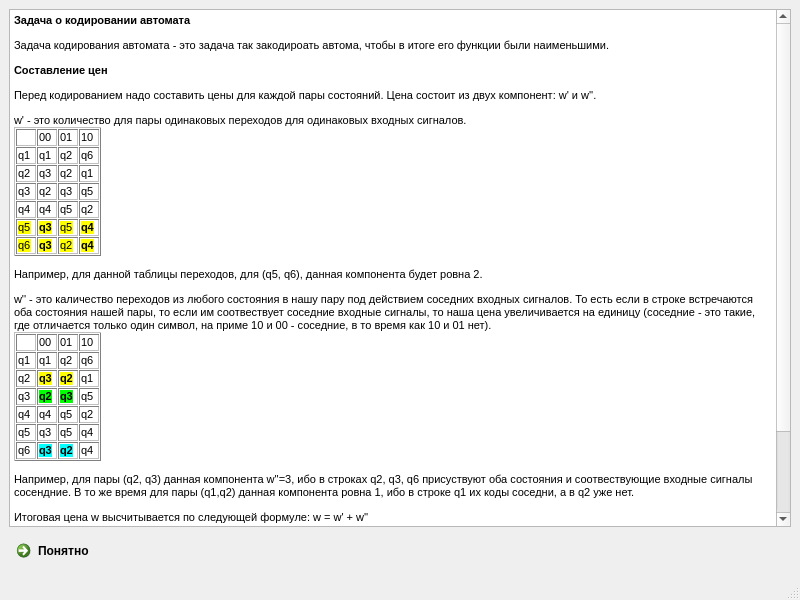
<?xml version="1.0" encoding="UTF-8"?>
<ui version="4.0">
 <class>Education</class>
 <widget class="QMainWindow" name="Education">
  <property name="geometry">
   <rect>
    <x>0</x>
    <y>0</y>
    <width>800</width>
    <height>600</height>
   </rect>
  </property>
  <property name="windowTitle">
   <string>MainWindow</string>
  </property>
  <widget class="QWidget" name="centralwidget">
   <layout class="QVBoxLayout" name="verticalLayout">
    <item>
     <widget class="QTextBrowser" name="textBrowser">
      <property name="html">
       <string>&lt;!DOCTYPE HTML PUBLIC &quot;-//W3C//DTD HTML 4.0//EN&quot; &quot;http://www.w3.org/TR/REC-html40/strict.dtd&quot;&gt;
&lt;html&gt;&lt;head&gt;&lt;meta name=&quot;qrichtext&quot; content=&quot;1&quot; /&gt;&lt;style type=&quot;text/css&quot;&gt;
p, li { white-space: pre-wrap; }
&lt;/style&gt;&lt;/head&gt;&lt;body style=&quot; font-family:'MS Shell Dlg 2'; font-size:7.8pt; font-weight:400; font-style:normal;&quot;&gt;
&lt;p style=&quot; margin-top:12px; margin-bottom:12px; margin-left:0px; margin-right:0px; -qt-block-indent:0; text-indent:0px;&quot;&gt;&lt;span style=&quot; font-size:8pt; font-weight:600;&quot;&gt;Задача о кодировании автомата&lt;/span&gt;&lt;/p&gt;
&lt;p style=&quot; margin-top:12px; margin-bottom:12px; margin-left:0px; margin-right:0px; -qt-block-indent:0; text-indent:0px;&quot;&gt;&lt;span style=&quot; font-size:8pt;&quot;&gt;Задача кодирования автомата - это задача так закодироать автома, чтобы в итоге его функции были наименьшими.&lt;/span&gt;&lt;/p&gt;
&lt;p style=&quot; margin-top:12px; margin-bottom:12px; margin-left:0px; margin-right:0px; -qt-block-indent:0; text-indent:0px;&quot;&gt;&lt;span style=&quot; font-size:8pt; font-weight:600;&quot;&gt;Составление цен&lt;/span&gt;&lt;/p&gt;
&lt;p style=&quot; margin-top:12px; margin-bottom:12px; margin-left:0px; margin-right:0px; -qt-block-indent:0; text-indent:0px;&quot;&gt;&lt;span style=&quot; font-size:8pt;&quot;&gt;Перед кодированием надо составить цены для каждой пары состояний. Цена состоит из двух компонент: w' и w''.&lt;/span&gt;&lt;/p&gt;
&lt;p style=&quot; margin-top:12px; margin-bottom:12px; margin-left:0px; margin-right:0px; -qt-block-indent:0; text-indent:0px;&quot;&gt;&lt;span style=&quot; font-size:8pt;&quot;&gt;w' - это количество для пары одинаковых переходов для одинаковых входных сигналов. &lt;/span&gt;&lt;/p&gt;
&lt;table border=&quot;1&quot; style=&quot; margin-top:0px; margin-bottom:0px; margin-left:0px; margin-right:0px;&quot; cellspacing=&quot;1&quot; cellpadding=&quot;1&quot;&gt;
&lt;tr&gt;
&lt;td&gt;
&lt;p style=&quot; margin-top:0px; margin-bottom:0px; margin-left:0px; margin-right:0px; -qt-block-indent:0; text-indent:0px;&quot;&gt;&lt;span style=&quot; font-size:8pt;&quot;&gt;  &lt;/span&gt;&lt;/p&gt;&lt;/td&gt;
&lt;td&gt;
&lt;p style=&quot; margin-top:0px; margin-bottom:0px; margin-left:0px; margin-right:0px; -qt-block-indent:0; text-indent:0px;&quot;&gt;&lt;span style=&quot; font-size:8pt;&quot;&gt;00 &lt;/span&gt;&lt;/p&gt;&lt;/td&gt;
&lt;td&gt;
&lt;p style=&quot; margin-top:0px; margin-bottom:0px; margin-left:0px; margin-right:0px; -qt-block-indent:0; text-indent:0px;&quot;&gt;&lt;span style=&quot; font-size:8pt;&quot;&gt;01 &lt;/span&gt;&lt;/p&gt;&lt;/td&gt;
&lt;td&gt;
&lt;p style=&quot; margin-top:0px; margin-bottom:0px; margin-left:0px; margin-right:0px; -qt-block-indent:0; text-indent:0px;&quot;&gt;&lt;span style=&quot; font-size:8pt;&quot;&gt;10 &lt;/span&gt;&lt;/p&gt;&lt;/td&gt;&lt;/tr&gt;
&lt;tr&gt;
&lt;td&gt;
&lt;p style=&quot; margin-top:0px; margin-bottom:0px; margin-left:0px; margin-right:0px; -qt-block-indent:0; text-indent:0px;&quot;&gt;&lt;span style=&quot; font-size:8pt;&quot;&gt;q1 &lt;/span&gt;&lt;/p&gt;&lt;/td&gt;
&lt;td&gt;
&lt;p style=&quot; margin-top:0px; margin-bottom:0px; margin-left:0px; margin-right:0px; -qt-block-indent:0; text-indent:0px;&quot;&gt;&lt;span style=&quot; font-size:8pt;&quot;&gt;q1 &lt;/span&gt;&lt;/p&gt;&lt;/td&gt;
&lt;td&gt;
&lt;p style=&quot; margin-top:0px; margin-bottom:0px; margin-left:0px; margin-right:0px; -qt-block-indent:0; text-indent:0px;&quot;&gt;&lt;span style=&quot; font-size:8pt;&quot;&gt;q2 &lt;/span&gt;&lt;/p&gt;&lt;/td&gt;
&lt;td&gt;
&lt;p style=&quot; margin-top:0px; margin-bottom:0px; margin-left:0px; margin-right:0px; -qt-block-indent:0; text-indent:0px;&quot;&gt;&lt;span style=&quot; font-size:8pt;&quot;&gt;q6 &lt;/span&gt;&lt;/p&gt;&lt;/td&gt;&lt;/tr&gt;
&lt;tr&gt;
&lt;td&gt;
&lt;p style=&quot; margin-top:0px; margin-bottom:0px; margin-left:0px; margin-right:0px; -qt-block-indent:0; text-indent:0px;&quot;&gt;&lt;span style=&quot; font-size:8pt;&quot;&gt;q2 &lt;/span&gt;&lt;/p&gt;&lt;/td&gt;
&lt;td&gt;
&lt;p style=&quot; margin-top:0px; margin-bottom:0px; margin-left:0px; margin-right:0px; -qt-block-indent:0; text-indent:0px;&quot;&gt;&lt;span style=&quot; font-size:8pt;&quot;&gt;q3 &lt;/span&gt;&lt;/p&gt;&lt;/td&gt;
&lt;td&gt;
&lt;p style=&quot; margin-top:0px; margin-bottom:0px; margin-left:0px; margin-right:0px; -qt-block-indent:0; text-indent:0px;&quot;&gt;&lt;span style=&quot; font-size:8pt;&quot;&gt;q2 &lt;/span&gt;&lt;/p&gt;&lt;/td&gt;
&lt;td&gt;
&lt;p style=&quot; margin-top:0px; margin-bottom:0px; margin-left:0px; margin-right:0px; -qt-block-indent:0; text-indent:0px;&quot;&gt;&lt;span style=&quot; font-size:8pt;&quot;&gt;q1 &lt;/span&gt;&lt;/p&gt;&lt;/td&gt;&lt;/tr&gt;
&lt;tr&gt;
&lt;td&gt;
&lt;p style=&quot; margin-top:0px; margin-bottom:0px; margin-left:0px; margin-right:0px; -qt-block-indent:0; text-indent:0px;&quot;&gt;&lt;span style=&quot; font-size:8pt;&quot;&gt;q3 &lt;/span&gt;&lt;/p&gt;&lt;/td&gt;
&lt;td&gt;
&lt;p style=&quot; margin-top:0px; margin-bottom:0px; margin-left:0px; margin-right:0px; -qt-block-indent:0; text-indent:0px;&quot;&gt;&lt;span style=&quot; font-size:8pt;&quot;&gt;q2 &lt;/span&gt;&lt;/p&gt;&lt;/td&gt;
&lt;td&gt;
&lt;p style=&quot; margin-top:0px; margin-bottom:0px; margin-left:0px; margin-right:0px; -qt-block-indent:0; text-indent:0px;&quot;&gt;&lt;span style=&quot; font-size:8pt;&quot;&gt;q3 &lt;/span&gt;&lt;/p&gt;&lt;/td&gt;
&lt;td&gt;
&lt;p style=&quot; margin-top:0px; margin-bottom:0px; margin-left:0px; margin-right:0px; -qt-block-indent:0; text-indent:0px;&quot;&gt;&lt;span style=&quot; font-size:8pt;&quot;&gt;q5 &lt;/span&gt;&lt;/p&gt;&lt;/td&gt;&lt;/tr&gt;
&lt;tr&gt;
&lt;td&gt;
&lt;p style=&quot; margin-top:0px; margin-bottom:0px; margin-left:0px; margin-right:0px; -qt-block-indent:0; text-indent:0px;&quot;&gt;&lt;span style=&quot; font-size:8pt;&quot;&gt;q4 &lt;/span&gt;&lt;/p&gt;&lt;/td&gt;
&lt;td&gt;
&lt;p style=&quot; margin-top:0px; margin-bottom:0px; margin-left:0px; margin-right:0px; -qt-block-indent:0; text-indent:0px;&quot;&gt;&lt;span style=&quot; font-size:8pt;&quot;&gt;q4 &lt;/span&gt;&lt;/p&gt;&lt;/td&gt;
&lt;td&gt;
&lt;p style=&quot; margin-top:0px; margin-bottom:0px; margin-left:0px; margin-right:0px; -qt-block-indent:0; text-indent:0px;&quot;&gt;&lt;span style=&quot; font-size:8pt;&quot;&gt;q5 &lt;/span&gt;&lt;/p&gt;&lt;/td&gt;
&lt;td&gt;
&lt;p style=&quot; margin-top:0px; margin-bottom:0px; margin-left:0px; margin-right:0px; -qt-block-indent:0; text-indent:0px;&quot;&gt;&lt;span style=&quot; font-size:8pt;&quot;&gt;q2 &lt;/span&gt;&lt;/p&gt;&lt;/td&gt;&lt;/tr&gt;
&lt;tr&gt;
&lt;td&gt;
&lt;p style=&quot; margin-top:0px; margin-bottom:0px; margin-left:0px; margin-right:0px; -qt-block-indent:0; text-indent:0px;&quot;&gt;&lt;span style=&quot; font-size:8pt; background-color:#ffff00;&quot;&gt;q5&lt;/span&gt;&lt;span style=&quot; font-size:8pt;&quot;&gt; &lt;/span&gt;&lt;/p&gt;&lt;/td&gt;
&lt;td&gt;
&lt;p style=&quot; margin-top:0px; margin-bottom:0px; margin-left:0px; margin-right:0px; -qt-block-indent:0; text-indent:0px;&quot;&gt;&lt;span style=&quot; font-size:8pt; font-weight:600; background-color:#ffff00;&quot;&gt;q3&lt;/span&gt;&lt;span style=&quot; font-size:8pt;&quot;&gt; &lt;/span&gt;&lt;/p&gt;&lt;/td&gt;
&lt;td&gt;
&lt;p style=&quot; margin-top:0px; margin-bottom:0px; margin-left:0px; margin-right:0px; -qt-block-indent:0; text-indent:0px;&quot;&gt;&lt;span style=&quot; font-size:8pt; background-color:#ffff00;&quot;&gt;q5&lt;/span&gt;&lt;span style=&quot; font-size:8pt;&quot;&gt; &lt;/span&gt;&lt;/p&gt;&lt;/td&gt;
&lt;td&gt;
&lt;p style=&quot; margin-top:0px; margin-bottom:0px; margin-left:0px; margin-right:0px; -qt-block-indent:0; text-indent:0px;&quot;&gt;&lt;span style=&quot; font-size:8pt; font-weight:600; background-color:#ffff00;&quot;&gt;q4&lt;/span&gt;&lt;span style=&quot; font-size:8pt;&quot;&gt; &lt;/span&gt;&lt;/p&gt;&lt;/td&gt;&lt;/tr&gt;
&lt;tr&gt;
&lt;td&gt;
&lt;p style=&quot; margin-top:0px; margin-bottom:0px; margin-left:0px; margin-right:0px; -qt-block-indent:0; text-indent:0px;&quot;&gt;&lt;span style=&quot; font-size:8pt; background-color:#ffff00;&quot;&gt;q6&lt;/span&gt;&lt;span style=&quot; font-size:8pt;&quot;&gt; &lt;/span&gt;&lt;/p&gt;&lt;/td&gt;
&lt;td&gt;
&lt;p style=&quot; margin-top:0px; margin-bottom:0px; margin-left:0px; margin-right:0px; -qt-block-indent:0; text-indent:0px;&quot;&gt;&lt;span style=&quot; font-size:8pt; font-weight:600; background-color:#ffff00;&quot;&gt;q3&lt;/span&gt;&lt;span style=&quot; font-size:8pt;&quot;&gt; &lt;/span&gt;&lt;/p&gt;&lt;/td&gt;
&lt;td&gt;
&lt;p style=&quot; margin-top:0px; margin-bottom:0px; margin-left:0px; margin-right:0px; -qt-block-indent:0; text-indent:0px;&quot;&gt;&lt;span style=&quot; font-size:8pt; background-color:#ffff00;&quot;&gt;q2&lt;/span&gt;&lt;span style=&quot; font-size:8pt;&quot;&gt; &lt;/span&gt;&lt;/p&gt;&lt;/td&gt;
&lt;td&gt;
&lt;p style=&quot; margin-top:0px; margin-bottom:0px; margin-left:0px; margin-right:0px; -qt-block-indent:0; text-indent:0px;&quot;&gt;&lt;span style=&quot; font-size:8pt; font-weight:600; background-color:#ffff00;&quot;&gt;q4&lt;/span&gt;&lt;span style=&quot; font-size:8pt;&quot;&gt; &lt;/span&gt;&lt;/p&gt;&lt;/td&gt;&lt;/tr&gt;&lt;/table&gt;
&lt;p style=&quot; margin-top:12px; margin-bottom:12px; margin-left:0px; margin-right:0px; -qt-block-indent:0; text-indent:0px;&quot;&gt;&lt;span style=&quot; font-size:8pt;&quot;&gt;Например, для данной таблицы переходов, для (q5, q6), данная компонента будет ровна 2. &lt;/span&gt;&lt;/p&gt;
&lt;p style=&quot; margin-top:12px; margin-bottom:12px; margin-left:0px; margin-right:0px; -qt-block-indent:0; text-indent:0px;&quot;&gt;&lt;span style=&quot; font-size:8pt;&quot;&gt;w'' - это каличество переходов из любого состояния в нашу пару под действием соседних входных сигналов. То есть если в строке встречаются оба состояния нашей пары, то если им соотвествует соседние входные сигналы, то наша цена увеличивается на единицу (соседние - это такие, где отличается только один символ, на приме 10 и 00 - соседние, в то время как 10 и 01 нет). &lt;/span&gt;&lt;/p&gt;
&lt;table border=&quot;1&quot; style=&quot; margin-top:0px; margin-bottom:0px; margin-left:0px; margin-right:0px;&quot; cellspacing=&quot;1&quot; cellpadding=&quot;1&quot;&gt;
&lt;tr&gt;
&lt;td&gt;
&lt;p style=&quot; margin-top:0px; margin-bottom:0px; margin-left:0px; margin-right:0px; -qt-block-indent:0; text-indent:0px;&quot;&gt;&lt;span style=&quot; font-size:8pt;&quot;&gt;  &lt;/span&gt;&lt;/p&gt;&lt;/td&gt;
&lt;td&gt;
&lt;p style=&quot; margin-top:0px; margin-bottom:0px; margin-left:0px; margin-right:0px; -qt-block-indent:0; text-indent:0px;&quot;&gt;&lt;span style=&quot; font-size:8pt;&quot;&gt;00 &lt;/span&gt;&lt;/p&gt;&lt;/td&gt;
&lt;td&gt;
&lt;p style=&quot; margin-top:0px; margin-bottom:0px; margin-left:0px; margin-right:0px; -qt-block-indent:0; text-indent:0px;&quot;&gt;&lt;span style=&quot; font-size:8pt;&quot;&gt;01 &lt;/span&gt;&lt;/p&gt;&lt;/td&gt;
&lt;td&gt;
&lt;p style=&quot; margin-top:0px; margin-bottom:0px; margin-left:0px; margin-right:0px; -qt-block-indent:0; text-indent:0px;&quot;&gt;&lt;span style=&quot; font-size:8pt;&quot;&gt;10 &lt;/span&gt;&lt;/p&gt;&lt;/td&gt;&lt;/tr&gt;
&lt;tr&gt;
&lt;td&gt;
&lt;p style=&quot; margin-top:0px; margin-bottom:0px; margin-left:0px; margin-right:0px; -qt-block-indent:0; text-indent:0px;&quot;&gt;&lt;span style=&quot; font-size:8pt;&quot;&gt;q1 &lt;/span&gt;&lt;/p&gt;&lt;/td&gt;
&lt;td&gt;
&lt;p style=&quot; margin-top:0px; margin-bottom:0px; margin-left:0px; margin-right:0px; -qt-block-indent:0; text-indent:0px;&quot;&gt;&lt;span style=&quot; font-size:8pt;&quot;&gt;q1 &lt;/span&gt;&lt;/p&gt;&lt;/td&gt;
&lt;td&gt;
&lt;p style=&quot; margin-top:0px; margin-bottom:0px; margin-left:0px; margin-right:0px; -qt-block-indent:0; text-indent:0px;&quot;&gt;&lt;span style=&quot; font-size:8pt;&quot;&gt;q2 &lt;/span&gt;&lt;/p&gt;&lt;/td&gt;
&lt;td&gt;
&lt;p style=&quot; margin-top:0px; margin-bottom:0px; margin-left:0px; margin-right:0px; -qt-block-indent:0; text-indent:0px;&quot;&gt;&lt;span style=&quot; font-size:8pt;&quot;&gt;q6 &lt;/span&gt;&lt;/p&gt;&lt;/td&gt;&lt;/tr&gt;
&lt;tr&gt;
&lt;td&gt;
&lt;p style=&quot; margin-top:0px; margin-bottom:0px; margin-left:0px; margin-right:0px; -qt-block-indent:0; text-indent:0px;&quot;&gt;&lt;span style=&quot; font-size:8pt;&quot;&gt;q2 &lt;/span&gt;&lt;/p&gt;&lt;/td&gt;
&lt;td&gt;
&lt;p style=&quot; margin-top:0px; margin-bottom:0px; margin-left:0px; margin-right:0px; -qt-block-indent:0; text-indent:0px;&quot;&gt;&lt;span style=&quot; font-size:8pt; font-weight:600; background-color:#ffff00;&quot;&gt;q3&lt;/span&gt;&lt;span style=&quot; font-size:8pt;&quot;&gt; &lt;/span&gt;&lt;/p&gt;&lt;/td&gt;
&lt;td&gt;
&lt;p style=&quot; margin-top:0px; margin-bottom:0px; margin-left:0px; margin-right:0px; -qt-block-indent:0; text-indent:0px;&quot;&gt;&lt;span style=&quot; font-size:8pt; font-weight:600; background-color:#ffff00;&quot;&gt;q2&lt;/span&gt;&lt;span style=&quot; font-size:8pt;&quot;&gt; &lt;/span&gt;&lt;/p&gt;&lt;/td&gt;
&lt;td&gt;
&lt;p style=&quot; margin-top:0px; margin-bottom:0px; margin-left:0px; margin-right:0px; -qt-block-indent:0; text-indent:0px;&quot;&gt;&lt;span style=&quot; font-size:8pt;&quot;&gt;q1 &lt;/span&gt;&lt;/p&gt;&lt;/td&gt;&lt;/tr&gt;
&lt;tr&gt;
&lt;td&gt;
&lt;p style=&quot; margin-top:0px; margin-bottom:0px; margin-left:0px; margin-right:0px; -qt-block-indent:0; text-indent:0px;&quot;&gt;&lt;span style=&quot; font-size:8pt;&quot;&gt;q3 &lt;/span&gt;&lt;/p&gt;&lt;/td&gt;
&lt;td&gt;
&lt;p style=&quot; margin-top:0px; margin-bottom:0px; margin-left:0px; margin-right:0px; -qt-block-indent:0; text-indent:0px;&quot;&gt;&lt;span style=&quot; font-size:8pt; font-weight:600; background-color:#00ff00;&quot;&gt;q2&lt;/span&gt;&lt;span style=&quot; font-size:8pt;&quot;&gt; &lt;/span&gt;&lt;/p&gt;&lt;/td&gt;
&lt;td&gt;
&lt;p style=&quot; margin-top:0px; margin-bottom:0px; margin-left:0px; margin-right:0px; -qt-block-indent:0; text-indent:0px;&quot;&gt;&lt;span style=&quot; font-size:8pt; font-weight:600; background-color:#00ff00;&quot;&gt;q3&lt;/span&gt;&lt;span style=&quot; font-size:8pt;&quot;&gt; &lt;/span&gt;&lt;/p&gt;&lt;/td&gt;
&lt;td&gt;
&lt;p style=&quot; margin-top:0px; margin-bottom:0px; margin-left:0px; margin-right:0px; -qt-block-indent:0; text-indent:0px;&quot;&gt;&lt;span style=&quot; font-size:8pt;&quot;&gt;q5 &lt;/span&gt;&lt;/p&gt;&lt;/td&gt;&lt;/tr&gt;
&lt;tr&gt;
&lt;td&gt;
&lt;p style=&quot; margin-top:0px; margin-bottom:0px; margin-left:0px; margin-right:0px; -qt-block-indent:0; text-indent:0px;&quot;&gt;&lt;span style=&quot; font-size:8pt;&quot;&gt;q4 &lt;/span&gt;&lt;/p&gt;&lt;/td&gt;
&lt;td&gt;
&lt;p style=&quot; margin-top:0px; margin-bottom:0px; margin-left:0px; margin-right:0px; -qt-block-indent:0; text-indent:0px;&quot;&gt;&lt;span style=&quot; font-size:8pt;&quot;&gt;q4 &lt;/span&gt;&lt;/p&gt;&lt;/td&gt;
&lt;td&gt;
&lt;p style=&quot; margin-top:0px; margin-bottom:0px; margin-left:0px; margin-right:0px; -qt-block-indent:0; text-indent:0px;&quot;&gt;&lt;span style=&quot; font-size:8pt;&quot;&gt;q5 &lt;/span&gt;&lt;/p&gt;&lt;/td&gt;
&lt;td&gt;
&lt;p style=&quot; margin-top:0px; margin-bottom:0px; margin-left:0px; margin-right:0px; -qt-block-indent:0; text-indent:0px;&quot;&gt;&lt;span style=&quot; font-size:8pt;&quot;&gt;q2 &lt;/span&gt;&lt;/p&gt;&lt;/td&gt;&lt;/tr&gt;
&lt;tr&gt;
&lt;td&gt;
&lt;p style=&quot; margin-top:0px; margin-bottom:0px; margin-left:0px; margin-right:0px; -qt-block-indent:0; text-indent:0px;&quot;&gt;&lt;span style=&quot; font-size:8pt;&quot;&gt;q5 &lt;/span&gt;&lt;/p&gt;&lt;/td&gt;
&lt;td&gt;
&lt;p style=&quot; margin-top:0px; margin-bottom:0px; margin-left:0px; margin-right:0px; -qt-block-indent:0; text-indent:0px;&quot;&gt;&lt;span style=&quot; font-size:8pt;&quot;&gt;q3 &lt;/span&gt;&lt;/p&gt;&lt;/td&gt;
&lt;td&gt;
&lt;p style=&quot; margin-top:0px; margin-bottom:0px; margin-left:0px; margin-right:0px; -qt-block-indent:0; text-indent:0px;&quot;&gt;&lt;span style=&quot; font-size:8pt;&quot;&gt;q5 &lt;/span&gt;&lt;/p&gt;&lt;/td&gt;
&lt;td&gt;
&lt;p style=&quot; margin-top:0px; margin-bottom:0px; margin-left:0px; margin-right:0px; -qt-block-indent:0; text-indent:0px;&quot;&gt;&lt;span style=&quot; font-size:8pt;&quot;&gt;q4 &lt;/span&gt;&lt;/p&gt;&lt;/td&gt;&lt;/tr&gt;
&lt;tr&gt;
&lt;td&gt;
&lt;p style=&quot; margin-top:0px; margin-bottom:0px; margin-left:0px; margin-right:0px; -qt-block-indent:0; text-indent:0px;&quot;&gt;&lt;span style=&quot; font-size:8pt;&quot;&gt;q6 &lt;/span&gt;&lt;/p&gt;&lt;/td&gt;
&lt;td&gt;
&lt;p style=&quot; margin-top:0px; margin-bottom:0px; margin-left:0px; margin-right:0px; -qt-block-indent:0; text-indent:0px;&quot;&gt;&lt;span style=&quot; font-size:8pt; font-weight:600; background-color:#00ffff;&quot;&gt;q3&lt;/span&gt;&lt;span style=&quot; font-size:8pt;&quot;&gt; &lt;/span&gt;&lt;/p&gt;&lt;/td&gt;
&lt;td&gt;
&lt;p style=&quot; margin-top:0px; margin-bottom:0px; margin-left:0px; margin-right:0px; -qt-block-indent:0; text-indent:0px;&quot;&gt;&lt;span style=&quot; font-size:8pt; font-weight:600; background-color:#00ffff;&quot;&gt;q2&lt;/span&gt;&lt;span style=&quot; font-size:8pt;&quot;&gt; &lt;/span&gt;&lt;/p&gt;&lt;/td&gt;
&lt;td&gt;
&lt;p style=&quot; margin-top:0px; margin-bottom:0px; margin-left:0px; margin-right:0px; -qt-block-indent:0; text-indent:0px;&quot;&gt;&lt;span style=&quot; font-size:8pt;&quot;&gt;q4 &lt;/span&gt;&lt;/p&gt;&lt;/td&gt;&lt;/tr&gt;&lt;/table&gt;
&lt;p style=&quot; margin-top:12px; margin-bottom:12px; margin-left:0px; margin-right:0px; -qt-block-indent:0; text-indent:0px;&quot;&gt;&lt;span style=&quot; font-size:8pt;&quot;&gt;Например, для пары (q2, q3) данная компонента w''=3, ибо в строках q2, q3, q6 присуствуют оба состояния и соотвествующие входные сигналы сосендние. В то же время для пары (q1,q2) данная компонента ровна 1, ибо в строке q1 их коды соседни, а в q2 уже нет.&lt;/span&gt;&lt;/p&gt;
&lt;p style=&quot; margin-top:12px; margin-bottom:12px; margin-left:0px; margin-right:0px; -qt-block-indent:0; text-indent:0px;&quot;&gt;&lt;span style=&quot; font-size:8pt;&quot;&gt;Итоговая цена w высчитывается по следующей формуле: w = w' + w''&lt;/span&gt;&lt;/p&gt;
&lt;p style=&quot; margin-top:12px; margin-bottom:12px; margin-left:0px; margin-right:0px; -qt-block-indent:0; text-indent:0px;&quot;&gt;&lt;span style=&quot; font-size:8pt;&quot;&gt;Для таблицы переходов, представленной выше, цены будут такими:&lt;/span&gt;&lt;/p&gt;
&lt;table border=&quot;1&quot; style=&quot; margin-top:0px; margin-bottom:0px; margin-left:0px; margin-right:0px;&quot; cellspacing=&quot;1&quot; cellpadding=&quot;1&quot;&gt;
&lt;tr&gt;
&lt;td&gt;
&lt;p align=&quot;center&quot; style=&quot; margin-top:0px; margin-bottom:0px; margin-left:0px; margin-right:0px; -qt-block-indent:0; text-indent:0px;&quot;&gt;&lt;span style=&quot; font-size:8pt; font-weight:600;&quot;&gt;-&lt;/span&gt;&lt;span style=&quot; font-size:8pt;&quot;&gt; &lt;/span&gt;&lt;/p&gt;&lt;/td&gt;
&lt;td&gt;
&lt;p align=&quot;center&quot; style=&quot; margin-top:0px; margin-bottom:0px; margin-left:0px; margin-right:0px; -qt-block-indent:0; text-indent:0px;&quot;&gt;&lt;span style=&quot; font-size:8pt; font-weight:600;&quot;&gt;q1&lt;/span&gt;&lt;span style=&quot; font-size:8pt;&quot;&gt; &lt;/span&gt;&lt;/p&gt;&lt;/td&gt;
&lt;td&gt;
&lt;p align=&quot;center&quot; style=&quot; margin-top:0px; margin-bottom:0px; margin-left:0px; margin-right:0px; -qt-block-indent:0; text-indent:0px;&quot;&gt;&lt;span style=&quot; font-size:8pt; font-weight:600;&quot;&gt;q2&lt;/span&gt;&lt;span style=&quot; font-size:8pt;&quot;&gt; &lt;/span&gt;&lt;/p&gt;&lt;/td&gt;
&lt;td&gt;
&lt;p align=&quot;center&quot; style=&quot; margin-top:0px; margin-bottom:0px; margin-left:0px; margin-right:0px; -qt-block-indent:0; text-indent:0px;&quot;&gt;&lt;span style=&quot; font-size:8pt; font-weight:600;&quot;&gt;q3&lt;/span&gt;&lt;span style=&quot; font-size:8pt;&quot;&gt; &lt;/span&gt;&lt;/p&gt;&lt;/td&gt;
&lt;td&gt;
&lt;p align=&quot;center&quot; style=&quot; margin-top:0px; margin-bottom:0px; margin-left:0px; margin-right:0px; -qt-block-indent:0; text-indent:0px;&quot;&gt;&lt;span style=&quot; font-size:8pt; font-weight:600;&quot;&gt;q4&lt;/span&gt;&lt;span style=&quot; font-size:8pt;&quot;&gt; &lt;/span&gt;&lt;/p&gt;&lt;/td&gt;
&lt;td&gt;
&lt;p align=&quot;center&quot; style=&quot; margin-top:0px; margin-bottom:0px; margin-left:0px; margin-right:0px; -qt-block-indent:0; text-indent:0px;&quot;&gt;&lt;span style=&quot; font-size:8pt; font-weight:600;&quot;&gt;q5&lt;/span&gt;&lt;span style=&quot; font-size:8pt;&quot;&gt; &lt;/span&gt;&lt;/p&gt;&lt;/td&gt;
&lt;td&gt;
&lt;p align=&quot;center&quot; style=&quot; margin-top:0px; margin-bottom:0px; margin-left:0px; margin-right:0px; -qt-block-indent:0; text-indent:0px;&quot;&gt;&lt;span style=&quot; font-size:8pt; font-weight:600;&quot;&gt;q6&lt;/span&gt;&lt;span style=&quot; font-size:8pt;&quot;&gt; &lt;/span&gt;&lt;/p&gt;&lt;/td&gt;&lt;/tr&gt;
&lt;tr&gt;
&lt;td&gt;
&lt;p style=&quot; margin-top:0px; margin-bottom:0px; margin-left:0px; margin-right:0px; -qt-block-indent:0; text-indent:0px;&quot;&gt;&lt;span style=&quot; font-size:8pt; font-weight:600;&quot;&gt;q1&lt;/span&gt;&lt;span style=&quot; font-size:8pt;&quot;&gt; &lt;/span&gt;&lt;/p&gt;&lt;/td&gt;
&lt;td&gt;
&lt;p style=&quot; margin-top:0px; margin-bottom:0px; margin-left:0px; margin-right:0px; -qt-block-indent:0; text-indent:0px;&quot;&gt;&lt;span style=&quot; font-size:8pt;&quot;&gt;- &lt;/span&gt;&lt;/p&gt;&lt;/td&gt;
&lt;td&gt;
&lt;p style=&quot; margin-top:0px; margin-bottom:0px; margin-left:0px; margin-right:0px; -qt-block-indent:0; text-indent:0px;&quot;&gt;&lt;span style=&quot; font-size:8pt;&quot;&gt;2 &lt;/span&gt;&lt;/p&gt;&lt;/td&gt;
&lt;td&gt;
&lt;p style=&quot; margin-top:0px; margin-bottom:0px; margin-left:0px; margin-right:0px; -qt-block-indent:0; text-indent:0px;&quot;&gt;&lt;span style=&quot; font-size:8pt;&quot;&gt;1 &lt;/span&gt;&lt;/p&gt;&lt;/td&gt;
&lt;td&gt;
&lt;p style=&quot; margin-top:0px; margin-bottom:0px; margin-left:0px; margin-right:0px; -qt-block-indent:0; text-indent:0px;&quot;&gt;&lt;span style=&quot; font-size:8pt;&quot;&gt;0 &lt;/span&gt;&lt;/p&gt;&lt;/td&gt;
&lt;td&gt;
&lt;p style=&quot; margin-top:0px; margin-bottom:0px; margin-left:0px; margin-right:0px; -qt-block-indent:0; text-indent:0px;&quot;&gt;&lt;span style=&quot; font-size:8pt;&quot;&gt;0 &lt;/span&gt;&lt;/p&gt;&lt;/td&gt;
&lt;td&gt;
&lt;p style=&quot; margin-top:0px; margin-bottom:0px; margin-left:0px; margin-right:0px; -qt-block-indent:0; text-indent:0px;&quot;&gt;&lt;span style=&quot; font-size:8pt;&quot;&gt;2 &lt;/span&gt;&lt;/p&gt;&lt;/td&gt;&lt;/tr&gt;
&lt;tr&gt;
&lt;td&gt;
&lt;p style=&quot; margin-top:0px; margin-bottom:0px; margin-left:0px; margin-right:0px; -qt-block-indent:0; text-indent:0px;&quot;&gt;&lt;span style=&quot; font-size:8pt; font-weight:600;&quot;&gt;q2&lt;/span&gt;&lt;span style=&quot; font-size:8pt;&quot;&gt; &lt;/span&gt;&lt;/p&gt;&lt;/td&gt;
&lt;td&gt;
&lt;p style=&quot; margin-top:0px; margin-bottom:0px; margin-left:0px; margin-right:0px; -qt-block-indent:0; text-indent:0px;&quot;&gt;&lt;span style=&quot; font-size:8pt;&quot;&gt;2 &lt;/span&gt;&lt;/p&gt;&lt;/td&gt;
&lt;td&gt;
&lt;p style=&quot; margin-top:0px; margin-bottom:0px; margin-left:0px; margin-right:0px; -qt-block-indent:0; text-indent:0px;&quot;&gt;&lt;span style=&quot; font-size:8pt;&quot;&gt;- &lt;/span&gt;&lt;/p&gt;&lt;/td&gt;
&lt;td&gt;
&lt;p style=&quot; margin-top:0px; margin-bottom:0px; margin-left:0px; margin-right:0px; -qt-block-indent:0; text-indent:0px;&quot;&gt;&lt;span style=&quot; font-size:8pt;&quot;&gt;3 &lt;/span&gt;&lt;/p&gt;&lt;/td&gt;
&lt;td&gt;
&lt;p style=&quot; margin-top:0px; margin-bottom:0px; margin-left:0px; margin-right:0px; -qt-block-indent:0; text-indent:0px;&quot;&gt;&lt;span style=&quot; font-size:8pt;&quot;&gt;1 &lt;/span&gt;&lt;/p&gt;&lt;/td&gt;
&lt;td&gt;
&lt;p style=&quot; margin-top:0px; margin-bottom:0px; margin-left:0px; margin-right:0px; -qt-block-indent:0; text-indent:0px;&quot;&gt;&lt;span style=&quot; font-size:8pt;&quot;&gt;2 &lt;/span&gt;&lt;/p&gt;&lt;/td&gt;
&lt;td&gt;
&lt;p style=&quot; margin-top:0px; margin-bottom:0px; margin-left:0px; margin-right:0px; -qt-block-indent:0; text-indent:0px;&quot;&gt;&lt;span style=&quot; font-size:8pt;&quot;&gt;2 &lt;/span&gt;&lt;/p&gt;&lt;/td&gt;&lt;/tr&gt;
&lt;tr&gt;
&lt;td&gt;
&lt;p style=&quot; margin-top:0px; margin-bottom:0px; margin-left:0px; margin-right:0px; -qt-block-indent:0; text-indent:0px;&quot;&gt;&lt;span style=&quot; font-size:8pt; font-weight:600;&quot;&gt;q3&lt;/span&gt;&lt;span style=&quot; font-size:8pt;&quot;&gt; &lt;/span&gt;&lt;/p&gt;&lt;/td&gt;
&lt;td&gt;
&lt;p style=&quot; margin-top:0px; margin-bottom:0px; margin-left:0px; margin-right:0px; -qt-block-indent:0; text-indent:0px;&quot;&gt;&lt;span style=&quot; font-size:8pt;&quot;&gt;1 &lt;/span&gt;&lt;/p&gt;&lt;/td&gt;
&lt;td&gt;
&lt;p style=&quot; margin-top:0px; margin-bottom:0px; margin-left:0px; margin-right:0px; -qt-block-indent:0; text-indent:0px;&quot;&gt;&lt;span style=&quot; font-size:8pt;&quot;&gt;3 &lt;/span&gt;&lt;/p&gt;&lt;/td&gt;
&lt;td&gt;
&lt;p style=&quot; margin-top:0px; margin-bottom:0px; margin-left:0px; margin-right:0px; -qt-block-indent:0; text-indent:0px;&quot;&gt;&lt;span style=&quot; font-size:8pt;&quot;&gt;- &lt;/span&gt;&lt;/p&gt;&lt;/td&gt;
&lt;td&gt;
&lt;p style=&quot; margin-top:0px; margin-bottom:0px; margin-left:0px; margin-right:0px; -qt-block-indent:0; text-indent:0px;&quot;&gt;&lt;span style=&quot; font-size:8pt;&quot;&gt;2 &lt;/span&gt;&lt;/p&gt;&lt;/td&gt;
&lt;td&gt;
&lt;p style=&quot; margin-top:0px; margin-bottom:0px; margin-left:0px; margin-right:0px; -qt-block-indent:0; text-indent:0px;&quot;&gt;&lt;span style=&quot; font-size:8pt;&quot;&gt;1 &lt;/span&gt;&lt;/p&gt;&lt;/td&gt;
&lt;td&gt;
&lt;p style=&quot; margin-top:0px; margin-bottom:0px; margin-left:0px; margin-right:0px; -qt-block-indent:0; text-indent:0px;&quot;&gt;&lt;span style=&quot; font-size:8pt;&quot;&gt;0 &lt;/span&gt;&lt;/p&gt;&lt;/td&gt;&lt;/tr&gt;
&lt;tr&gt;
&lt;td&gt;
&lt;p style=&quot; margin-top:0px; margin-bottom:0px; margin-left:0px; margin-right:0px; -qt-block-indent:0; text-indent:0px;&quot;&gt;&lt;span style=&quot; font-size:8pt; font-weight:600;&quot;&gt;q4&lt;/span&gt;&lt;span style=&quot; font-size:8pt;&quot;&gt; &lt;/span&gt;&lt;/p&gt;&lt;/td&gt;
&lt;td&gt;
&lt;p style=&quot; margin-top:0px; margin-bottom:0px; margin-left:0px; margin-right:0px; -qt-block-indent:0; text-indent:0px;&quot;&gt;&lt;span style=&quot; font-size:8pt;&quot;&gt;0 &lt;/span&gt;&lt;/p&gt;&lt;/td&gt;
&lt;td&gt;
&lt;p style=&quot; margin-top:0px; margin-bottom:0px; margin-left:0px; margin-right:0px; -qt-block-indent:0; text-indent:0px;&quot;&gt;&lt;span style=&quot; font-size:8pt;&quot;&gt;1 &lt;/span&gt;&lt;/p&gt;&lt;/td&gt;
&lt;td&gt;
&lt;p style=&quot; margin-top:0px; margin-bottom:0px; margin-left:0px; margin-right:0px; -qt-block-indent:0; text-indent:0px;&quot;&gt;&lt;span style=&quot; font-size:8pt;&quot;&gt;2 &lt;/span&gt;&lt;/p&gt;&lt;/td&gt;
&lt;td&gt;
&lt;p style=&quot; margin-top:0px; margin-bottom:0px; margin-left:0px; margin-right:0px; -qt-block-indent:0; text-indent:0px;&quot;&gt;&lt;span style=&quot; font-size:8pt;&quot;&gt;- &lt;/span&gt;&lt;/p&gt;&lt;/td&gt;
&lt;td&gt;
&lt;p style=&quot; margin-top:0px; margin-bottom:0px; margin-left:0px; margin-right:0px; -qt-block-indent:0; text-indent:0px;&quot;&gt;&lt;span style=&quot; font-size:8pt;&quot;&gt;2 &lt;/span&gt;&lt;/p&gt;&lt;/td&gt;
&lt;td&gt;
&lt;p style=&quot; margin-top:0px; margin-bottom:0px; margin-left:0px; margin-right:0px; -qt-block-indent:0; text-indent:0px;&quot;&gt;&lt;span style=&quot; font-size:8pt;&quot;&gt;0 &lt;/span&gt;&lt;/p&gt;&lt;/td&gt;&lt;/tr&gt;
&lt;tr&gt;
&lt;td&gt;
&lt;p style=&quot; margin-top:0px; margin-bottom:0px; margin-left:0px; margin-right:0px; -qt-block-indent:0; text-indent:0px;&quot;&gt;&lt;span style=&quot; font-size:8pt; font-weight:600;&quot;&gt;q5&lt;/span&gt;&lt;span style=&quot; font-size:8pt;&quot;&gt; &lt;/span&gt;&lt;/p&gt;&lt;/td&gt;
&lt;td&gt;
&lt;p style=&quot; margin-top:0px; margin-bottom:0px; margin-left:0px; margin-right:0px; -qt-block-indent:0; text-indent:0px;&quot;&gt;&lt;span style=&quot; font-size:8pt;&quot;&gt;0 &lt;/span&gt;&lt;/p&gt;&lt;/td&gt;
&lt;td&gt;
&lt;p style=&quot; margin-top:0px; margin-bottom:0px; margin-left:0px; margin-right:0px; -qt-block-indent:0; text-indent:0px;&quot;&gt;&lt;span style=&quot; font-size:8pt;&quot;&gt;2 &lt;/span&gt;&lt;/p&gt;&lt;/td&gt;
&lt;td&gt;
&lt;p style=&quot; margin-top:0px; margin-bottom:0px; margin-left:0px; margin-right:0px; -qt-block-indent:0; text-indent:0px;&quot;&gt;&lt;span style=&quot; font-size:8pt;&quot;&gt;1 &lt;/span&gt;&lt;/p&gt;&lt;/td&gt;
&lt;td&gt;
&lt;p style=&quot; margin-top:0px; margin-bottom:0px; margin-left:0px; margin-right:0px; -qt-block-indent:0; text-indent:0px;&quot;&gt;&lt;span style=&quot; font-size:8pt;&quot;&gt;2 &lt;/span&gt;&lt;/p&gt;&lt;/td&gt;
&lt;td&gt;
&lt;p style=&quot; margin-top:0px; margin-bottom:0px; margin-left:0px; margin-right:0px; -qt-block-indent:0; text-indent:0px;&quot;&gt;&lt;span style=&quot; font-size:8pt;&quot;&gt;- &lt;/span&gt;&lt;/p&gt;&lt;/td&gt;
&lt;td&gt;
&lt;p style=&quot; margin-top:0px; margin-bottom:0px; margin-left:0px; margin-right:0px; -qt-block-indent:0; text-indent:0px;&quot;&gt;&lt;span style=&quot; font-size:8pt;&quot;&gt;2 &lt;/span&gt;&lt;/p&gt;&lt;/td&gt;&lt;/tr&gt;
&lt;tr&gt;
&lt;td&gt;
&lt;p style=&quot; margin-top:0px; margin-bottom:0px; margin-left:0px; margin-right:0px; -qt-block-indent:0; text-indent:0px;&quot;&gt;&lt;span style=&quot; font-size:8pt; font-weight:600;&quot;&gt;q6&lt;/span&gt;&lt;span style=&quot; font-size:8pt;&quot;&gt; &lt;/span&gt;&lt;/p&gt;&lt;/td&gt;
&lt;td&gt;
&lt;p style=&quot; margin-top:0px; margin-bottom:0px; margin-left:0px; margin-right:0px; -qt-block-indent:0; text-indent:0px;&quot;&gt;&lt;span style=&quot; font-size:8pt;&quot;&gt;2 &lt;/span&gt;&lt;/p&gt;&lt;/td&gt;
&lt;td&gt;
&lt;p style=&quot; margin-top:0px; margin-bottom:0px; margin-left:0px; margin-right:0px; -qt-block-indent:0; text-indent:0px;&quot;&gt;&lt;span style=&quot; font-size:8pt;&quot;&gt;2 &lt;/span&gt;&lt;/p&gt;&lt;/td&gt;
&lt;td&gt;
&lt;p style=&quot; margin-top:0px; margin-bottom:0px; margin-left:0px; margin-right:0px; -qt-block-indent:0; text-indent:0px;&quot;&gt;&lt;span style=&quot; font-size:8pt;&quot;&gt;0 &lt;/span&gt;&lt;/p&gt;&lt;/td&gt;
&lt;td&gt;
&lt;p style=&quot; margin-top:0px; margin-bottom:0px; margin-left:0px; margin-right:0px; -qt-block-indent:0; text-indent:0px;&quot;&gt;&lt;span style=&quot; font-size:8pt;&quot;&gt;0 &lt;/span&gt;&lt;/p&gt;&lt;/td&gt;
&lt;td&gt;
&lt;p style=&quot; margin-top:0px; margin-bottom:0px; margin-left:0px; margin-right:0px; -qt-block-indent:0; text-indent:0px;&quot;&gt;&lt;span style=&quot; font-size:8pt;&quot;&gt;2 &lt;/span&gt;&lt;/p&gt;&lt;/td&gt;
&lt;td&gt;
&lt;p style=&quot; margin-top:0px; margin-bottom:0px; margin-left:0px; margin-right:0px; -qt-block-indent:0; text-indent:0px;&quot;&gt;&lt;span style=&quot; font-size:8pt;&quot;&gt;- &lt;/span&gt;&lt;/p&gt;&lt;/td&gt;&lt;/tr&gt;&lt;/table&gt;
&lt;p style=&quot; margin-top:12px; margin-bottom:12px; margin-left:0px; margin-right:0px; -qt-block-indent:0; text-indent:0px;&quot;&gt;&lt;span style=&quot; font-size:8pt;&quot;&gt;Если количество состояний мне равно 2&lt;/span&gt;&lt;span style=&quot; font-size:8pt; vertical-align:super;&quot;&gt;n&lt;/span&gt;&lt;span style=&quot; font-size:8pt;&quot;&gt;, где n - целое число, то нам надо доопределить состояиия, чтобы суммарное количество состояний было этому числу равно. Цена новых состояний будет со всеми другими состояниями состоавлять 0. В нашем случае состояний 6. 6 ≠ 2&lt;/span&gt;&lt;span style=&quot; font-size:8pt; vertical-align:super;&quot;&gt;n&lt;/span&gt;&lt;span style=&quot; font-size:8pt;&quot;&gt;, значит нам надо доопредить 2 состояния. &lt;/span&gt;&lt;/p&gt;
&lt;p style=&quot;-qt-paragraph-type:empty; margin-top:12px; margin-bottom:0px; margin-left:0px; margin-right:0px; -qt-block-indent:0; text-indent:0px; line-height:100%;&quot;&gt;&lt;br /&gt;&lt;/p&gt;
&lt;p style=&quot; margin-top:12px; margin-bottom:0px; margin-left:0px; margin-right:0px; -qt-block-indent:0; text-indent:0px; line-height:100%;&quot;&gt;&lt;span style=&quot; font-family:'TimesNewRoman, serif'; font-size:8pt;&quot;&gt;Одна из методовреализации «желательных соседств»можно представить, как построение&lt;/span&gt;&lt;span style=&quot; font-family:'TimesNewRoman,Italic, serif'; font-size:8pt; font-style:italic;&quot;&gt;k&lt;/span&gt;&lt;span style=&quot; font-family:'TimesNewRoman, serif'; font-size:8pt;&quot;&gt;-мерногогиперкуба. Тогда вершины гиперкубазаранеепоставлены в соответствие состояниямавтомата и на парах этих вершин заданывеличины &lt;/span&gt;&lt;span style=&quot; font-family:'TimesNewRoman,Italic, serif'; font-size:8pt; font-style:italic;&quot;&gt;w&lt;/span&gt;&lt;span style=&quot; font-family:'TimesNewRoman,Italic, serif'; font-size:9pt; font-style:italic;&quot;&gt;ij&lt;/span&gt;&lt;span style=&quot; font-size:8pt; font-style:italic;&quot;&gt;,&lt;/span&gt;&lt;span style=&quot; font-size:8pt;&quot;&gt;то есть цена&lt;/span&gt;&lt;span style=&quot; font-family:'TimesNewRoman, serif'; font-size:8pt;&quot;&gt;.&lt;/span&gt;&lt;/p&gt;
&lt;p style=&quot; margin-top:12px; margin-bottom:0px; margin-left:0px; margin-right:0px; -qt-block-indent:0; text-indent:0px; line-height:100%;&quot;&gt;&lt;span style=&quot; font-family:'TimesNewRoman, serif'; font-size:8pt;&quot;&gt;Построение&lt;/span&gt;&lt;span style=&quot; font-family:'TimesNewRoman,Italic, serif'; font-size:8pt; font-style:italic;&quot;&gt;k&lt;/span&gt;&lt;span style=&quot; font-family:'TimesNewRoman, serif'; font-size:8pt;&quot;&gt;-мерногогиперкуба представим как  последовательность&lt;/span&gt;&lt;span style=&quot; font-family:'TimesNewRoman,Italic, serif'; font-size:8pt; font-style:italic;&quot;&gt;k&lt;/span&gt;&lt;span style=&quot; font-family:'TimesNewRoman, serif'; font-size:8pt;&quot;&gt;шагов.На &lt;/span&gt;&lt;span style=&quot; font-size:8pt; font-style:italic;&quot;&gt;n&lt;/span&gt;&lt;span style=&quot; font-family:'TimesNewRoman, serif'; font-size:8pt;&quot;&gt;-мшаге рассматривается множество (&lt;/span&gt;&lt;span style=&quot; font-family:'TimesNewRoman,Italic, serif'; font-size:8pt; font-style:italic;&quot;&gt;n&lt;/span&gt;&lt;span style=&quot; font-family:'TimesNewRoman, serif'; font-size:8pt;&quot;&gt;–1)-мерных гиперкубов, они объединяютсяв пары, и из каждой пары получается один&lt;/span&gt;&lt;span style=&quot; font-family:'TimesNewRoman,Italic, serif'; font-size:8pt; font-style:italic;&quot;&gt;n&lt;/span&gt;&lt;span style=&quot; font-family:'TimesNewRoman, serif'; font-size:8pt;&quot;&gt;-мерныйгиперкуб, добавляя соответствующиеребра. Для соединения ребрами выбираютсяте вершины, которым соответствуютнаибольшие из оставшихся значения &lt;/span&gt;&lt;span style=&quot; font-family:'TimesNewRoman,Italic, serif'; font-size:8pt; font-style:italic;&quot;&gt;w&lt;/span&gt;&lt;span style=&quot; font-family:'TimesNewRoman,Italic, serif'; font-size:9pt; font-style:italic;&quot;&gt;ij&lt;/span&gt;&lt;span style=&quot; font-family:'TimesNewRoman, serif'; font-size:8pt;&quot;&gt;(если это возможно).&lt;/span&gt;&lt;/p&gt;
&lt;p style=&quot; margin-top:12px; margin-bottom:0px; margin-left:0px; margin-right:0px; -qt-block-indent:0; text-indent:0px; line-height:100%;&quot;&gt;&lt;span style=&quot; font-family:'TimesNewRoman, serif'; font-size:8pt;&quot;&gt;На первом шагеиз 0-мерных гиперкубов, строятся одномерныегиперкубы.Напоследнем &lt;/span&gt;&lt;span style=&quot; font-family:'TimesNewRoman,Italic, serif'; font-size:8pt; font-style:italic;&quot;&gt;k&lt;/span&gt;&lt;span style=&quot; font-family:'TimesNewRoman, serif'; font-size:8pt;&quot;&gt;-мшаге из двух (&lt;/span&gt;&lt;span style=&quot; font-family:'TimesNewRoman,Italic, serif'; font-size:8pt; font-style:italic;&quot;&gt;k&lt;/span&gt;&lt;span style=&quot; font-family:'TimesNewRoman, serif'; font-size:8pt;&quot;&gt;–1)-мерных гиперкубов собирается один&lt;/span&gt;&lt;span style=&quot; font-family:'TimesNewRoman,Italic, serif'; font-size:8pt; font-style:italic;&quot;&gt;k&lt;/span&gt;&lt;span style=&quot; font-family:'TimesNewRoman, serif'; font-size:8pt;&quot;&gt;-мерныйгиперкуб путем добавления 2&lt;/span&gt;&lt;span style=&quot; font-family:'TimesNewRoman,Italic, serif'; font-size:8pt; font-style:italic; vertical-align:super;&quot;&gt;k-&lt;/span&gt;&lt;span style=&quot; font-family:'TimesNewRoman, serif'; font-size:8pt; vertical-align:super;&quot;&gt;1&lt;/span&gt;&lt;span style=&quot; font-family:'TimesNewRoman, serif'; font-size:8pt;&quot;&gt;ребер.&lt;/span&gt;&lt;/p&gt;
&lt;p style=&quot; margin-top:12px; margin-bottom:0px; margin-left:0px; margin-right:0px; -qt-block-indent:0; text-indent:0px; line-height:100%;&quot;&gt;&lt;span style=&quot; font-family:'TimesNewRoman, serif'; font-size:8pt;&quot;&gt;Покажем этотпроцесс на примере автомата, таблицейпереходов которого мырассматриваливыше&lt;/span&gt;&lt;/p&gt;
&lt;p style=&quot; margin-top:12px; margin-bottom:0px; margin-left:0px; margin-right:0px; -qt-block-indent:0; text-indent:0px; line-height:100%;&quot;&gt;&lt;span style=&quot; font-size:8pt;&quot;&gt; &lt;/span&gt;&lt;span style=&quot; font-family:'TimesNewRoman, serif'; font-size:8pt;&quot;&gt;Максимальноезначение имеет цен &lt;/span&gt;&lt;span style=&quot; font-family:'TimesNewRoman,Italic, serif'; font-size:8pt; font-style:italic;&quot;&gt;w&lt;/span&gt;&lt;span style=&quot; font-family:'TimesNewRoman, serif'; font-size:9pt; vertical-align:sub;&quot;&gt;23&lt;/span&gt;&lt;span style=&quot; font-family:'TimesNewRoman, serif'; font-size:8pt;&quot;&gt;= 3.Поэтому в первую&lt;/span&gt;&lt;/p&gt;
&lt;p style=&quot; margin-top:12px; margin-bottom:0px; margin-left:0px; margin-right:0px; -qt-block-indent:0; text-indent:0px; line-height:100%;&quot;&gt;&lt;span style=&quot; font-family:'TimesNewRoman, serif'; font-size:8pt;&quot;&gt;очередьребром соединяются вершины &lt;/span&gt;&lt;span style=&quot; font-family:'TimesNewRoman,Italic, serif'; font-size:8pt; font-style:italic;&quot;&gt;q&lt;/span&gt;&lt;span style=&quot; font-family:'TimesNewRoman,Italic, serif'; font-size:8pt; font-style:italic; vertical-align:sub;&quot;&gt;2&lt;/span&gt;&lt;span style=&quot; font-family:'TimesNewRoman, serif'; font-size:8pt;&quot;&gt;и &lt;/span&gt;&lt;span style=&quot; font-family:'TimesNewRoman,Italic, serif'; font-size:8pt; font-style:italic;&quot;&gt;q&lt;/span&gt;&lt;span style=&quot; font-family:'TimesNewRoman, serif'; font-size:9pt; vertical-align:sub;&quot;&gt;3&lt;/span&gt;&lt;span style=&quot; font-family:'TimesNewRoman, serif'; font-size:8pt;&quot;&gt;.Затем ребрами соединяются&lt;/span&gt;&lt;/p&gt;
&lt;p style=&quot; margin-top:12px; margin-bottom:0px; margin-left:0px; margin-right:0px; -qt-block-indent:0; text-indent:0px;&quot;&gt;&lt;span style=&quot; font-family:'TimesNewRoman, serif'; font-size:8pt;&quot;&gt;вершины&lt;/span&gt;&lt;span style=&quot; font-family:'TimesNewRoman,Italic, serif'; font-size:8pt; font-style:italic;&quot;&gt;q&lt;/span&gt;&lt;span style=&quot; font-family:'TimesNewRoman, serif'; font-size:9pt; vertical-align:sub;&quot;&gt;1&lt;/span&gt;&lt;span style=&quot; font-family:'TimesNewRoman, serif'; font-size:8pt;&quot;&gt;с &lt;/span&gt;&lt;span style=&quot; font-family:'TimesNewRoman,Italic, serif'; font-size:8pt; font-style:italic;&quot;&gt;q&lt;/span&gt;&lt;span style=&quot; font-family:'TimesNewRoman, serif'; font-size:9pt; vertical-align:sub;&quot;&gt;6&lt;/span&gt;&lt;span style=&quot; font-family:'TimesNewRoman, serif'; font-size:8pt;&quot;&gt;,&lt;/span&gt;&lt;span style=&quot; font-family:'TimesNewRoman,Italic, serif'; font-size:8pt; font-style:italic;&quot;&gt;q&lt;/span&gt;&lt;span style=&quot; font-family:'TimesNewRoman, serif'; font-size:9pt; vertical-align:sub;&quot;&gt;4&lt;/span&gt;&lt;span style=&quot; font-family:'TimesNewRoman, serif'; font-size:9pt;&quot;&gt; &lt;/span&gt;&lt;span style=&quot; font-family:'TimesNewRoman, serif'; font-size:8pt;&quot;&gt;с &lt;/span&gt;&lt;span style=&quot; font-family:'TimesNewRoman,Italic, serif'; font-size:8pt; font-style:italic;&quot;&gt;q&lt;/span&gt;&lt;span style=&quot; font-family:'TimesNewRoman,Italic, serif'; font-size:8pt; font-style:italic; vertical-align:sub;&quot;&gt;5&lt;/span&gt;&lt;span style=&quot; font-family:'TimesNewRoman, serif'; font-size:8pt;&quot;&gt;и &lt;/span&gt;&lt;span style=&quot; font-family:'TimesNewRoman,Italic, serif'; font-size:8pt; font-style:italic;&quot;&gt;q&lt;/span&gt;&lt;span style=&quot; font-family:'TimesNewRoman, serif'; font-size:9pt; vertical-align:sub;&quot;&gt;7&lt;/span&gt;&lt;span style=&quot; font-family:'TimesNewRoman, serif'; font-size:8pt;&quot;&gt;с &lt;/span&gt;&lt;span style=&quot; font-family:'TimesNewRoman,Italic, serif'; font-size:8pt; font-style:italic;&quot;&gt;q&lt;/span&gt;&lt;span style=&quot; font-family:'TimesNewRoman, serif'; font-size:9pt; vertical-align:sub;&quot;&gt;8&lt;/span&gt;&lt;span style=&quot; font-family:'TimesNewRoman, serif'; font-size:8pt;&quot;&gt;.&lt;/span&gt;&lt;img src=&quot;Artyom_html_13c18f36.png&quot; width=&quot;610&quot; height=&quot;175&quot; /&gt;&lt;/p&gt;
&lt;p style=&quot; margin-top:12px; margin-bottom:0px; margin-left:0px; margin-right:0px; -qt-block-indent:0; text-indent:0px; line-height:100%;&quot;&gt;&lt;span style=&quot; font-family:'TimesNewRoman, serif'; font-size:8pt;&quot;&gt;Чтобы изчетырех одномерных гиперкубов получитьдва двухмерных, надо добавить четыреребра. Для этого выбираются такие ребра,чтобы сумма их цен была максимальна.Сначала строится один гиперкуб, длякоторого выбираются два ребра смаксимальной суммой цен. Затем точнотак же собирается второй гиперкуб. Нарис. 21.2 показаны варианты выбора ребердля получения первого двухмерногогиперкуба.&lt;/span&gt;&lt;/p&gt;
&lt;p style=&quot; margin-top:12px; margin-bottom:0px; margin-left:0px; margin-right:0px; -qt-block-indent:0; text-indent:0px;&quot;&gt;&lt;img src=&quot;Artyom_html_c126a2db.png&quot; width=&quot;624&quot; height=&quot;283&quot; /&gt;&lt;/p&gt;
&lt;p style=&quot; margin-top:12px; margin-bottom:0px; margin-left:0px; margin-right:0px; -qt-block-indent:0; text-indent:0px; line-height:100%;&quot;&gt;&lt;span style=&quot; font-family:'TimesNewRoman, serif'; font-size:8pt;&quot;&gt;Вершины&lt;/span&gt;&lt;span style=&quot; font-family:'TimesNewRoman,Italic, serif'; font-size:8pt; font-style:italic;&quot;&gt;q&lt;/span&gt;&lt;span style=&quot; font-family:'TimesNewRoman, serif'; font-size:9pt;&quot;&gt;7&lt;/span&gt;&lt;span style=&quot; font-family:'TimesNewRoman, serif'; font-size:8pt;&quot;&gt;и &lt;/span&gt;&lt;span style=&quot; font-family:'TimesNewRoman,Italic, serif'; font-size:8pt; font-style:italic;&quot;&gt;q&lt;/span&gt;&lt;span style=&quot; font-family:'TimesNewRoman, serif'; font-size:9pt;&quot;&gt;8&lt;/span&gt;&lt;span style=&quot; font-family:'TimesNewRoman, serif'; font-size:8pt;&quot;&gt;здесьне участвуют, так как все инцидентныеим ребра&lt;/span&gt;&lt;/p&gt;
&lt;p style=&quot; margin-top:12px; margin-bottom:0px; margin-left:0px; margin-right:0px; -qt-block-indent:0; text-indent:0px; line-height:100%;&quot;&gt;&lt;span style=&quot; font-family:'TimesNewRoman, serif'; font-size:8pt;&quot;&gt;имеютнулевой цену и сумма их цен заведомо немаксимальна. Четвертый вариант обладаетмаксимальной суммой цен. Для второгогиперкуба все варианты одинаковы. Нарис. 21.3 изображены два двумерныхгиперкуба, из которых надо собрать одинтрехмерный гиперкуб, добавив четыреребра. Варианты такой сборки представленына рис. 21.4.&lt;/span&gt;&lt;/p&gt;
&lt;p style=&quot; margin-top:12px; margin-bottom:0px; margin-left:0px; margin-right:0px; -qt-block-indent:0; text-indent:0px;&quot;&gt;&lt;img src=&quot;Artyom_html_2c8b760.png&quot; width=&quot;541&quot; height=&quot;184&quot; /&gt;&lt;/p&gt;
&lt;p style=&quot; margin-top:12px; margin-bottom:0px; margin-left:0px; margin-right:0px; -qt-block-indent:0; text-indent:0px; line-height:100%;&quot;&gt;&lt;span style=&quot; font-family:'TimesNewRoman, serif'; font-size:8pt;&quot;&gt;Дляполного решения нашего примера выбранвариант сборки с&lt;/span&gt;&lt;/p&gt;
&lt;p style=&quot; margin-top:12px; margin-bottom:0px; margin-left:0px; margin-right:0px; -qt-block-indent:0; text-indent:0px; line-height:100%;&quot;&gt;&lt;span style=&quot; font-family:'TimesNewRoman, serif'; font-size:8pt;&quot;&gt;maxсуммой цен добавляемых ребер, равной4. Этот гиперкуб&lt;/span&gt;&lt;/p&gt;
&lt;p style=&quot; margin-top:12px; margin-bottom:0px; margin-left:0px; margin-right:0px; -qt-block-indent:0; text-indent:0px; line-height:100%;&quot;&gt;&lt;span style=&quot; font-family:'TimesNewRoman, serif'; font-size:8pt;&quot;&gt;показанотдельно на рис. 21.5, где возле каждойвершины представлен код&lt;/span&gt;&lt;/p&gt;
&lt;p style=&quot; margin-top:12px; margin-bottom:0px; margin-left:0px; margin-right:0px; -qt-block-indent:0; text-indent:0px; line-height:100%;&quot;&gt;&lt;span style=&quot; font-family:'TimesNewRoman, serif'; font-size:8pt;&quot;&gt;соответствующегосостояния.&lt;/span&gt;&lt;/p&gt;
&lt;p style=&quot; margin-top:12px; margin-bottom:0px; margin-left:0px; margin-right:0px; -qt-block-indent:0; text-indent:0px; line-height:100%;&quot;&gt;&lt;img src=&quot;Artyom_html_3a2ed29c.png&quot; width=&quot;624&quot; height=&quot;337&quot; /&gt;&lt;/p&gt;
&lt;p style=&quot; margin-top:12px; margin-bottom:0px; margin-left:0px; margin-right:0px; -qt-block-indent:0; text-indent:0px; line-height:100%;&quot;&gt;&lt;span style=&quot; font-size:8pt;&quot;&gt;&lt;br /&gt;&lt;/span&gt;&lt;/p&gt;
&lt;p style=&quot; margin-top:12px; margin-bottom:0px; margin-left:0px; margin-right:0px; -qt-block-indent:0; text-indent:0px; line-height:100%;&quot;&gt;&lt;img src=&quot;Artyom_html_40695cd7.png&quot; width=&quot;624&quot; height=&quot;328&quot; /&gt;&lt;/p&gt;&lt;/body&gt;&lt;/html&gt;</string>
      </property>
     </widget>
    </item>
    <item>
     <widget class="QCommandLinkButton" name="next">
      <property name="text">
       <string>Понятно</string>
      </property>
     </widget>
    </item>
   </layout>
  </widget>
  <widget class="QMenuBar" name="menubar">
   <property name="geometry">
    <rect>
     <x>0</x>
     <y>0</y>
     <width>800</width>
     <height>25</height>
    </rect>
   </property>
  </widget>
  <widget class="QStatusBar" name="statusbar"/>
 </widget>
 <resources/>
 <connections/>
</ui>
